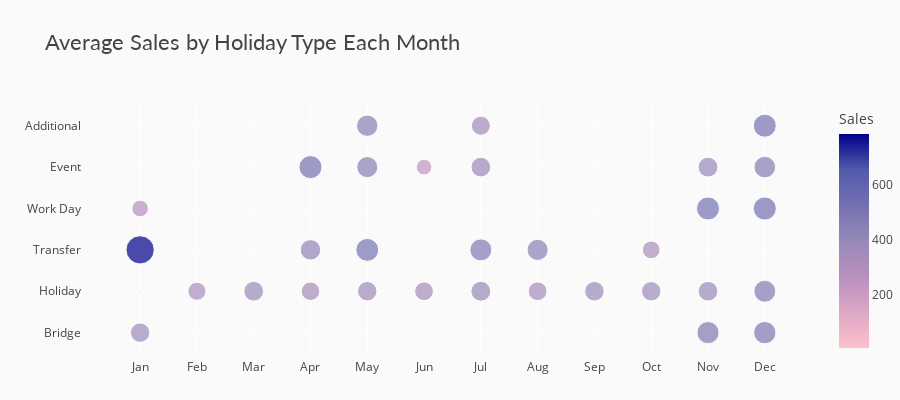

Notebook code cell kept with this figure:
### Markdown cell above
### Interpretation of Average Sales for Store Types by Month and Year

This confirms our earlier findings that:
1. Store Type A is consistently a leader in sales
2. Sales have gradually and consistently increased each year for all Store Types & Months
3. December is consistently the best month for sales

### Code cell
# Data preparation
# Group by 'month' and 'holiday_type', and calculate the mean of 'sales'
df_m_ht = df_train1.groupby(['month', 'holiday_type']).agg({"sales": "mean"}).reset_index()
df_m_ht['sales'] = round(df_m_ht['sales'], 2)

# Color palette
color_palette = ['#FFC0CB', '#DCA8C5', '#B990BE', '#9689B8', '#7471B1', '#525AAA', '#00008B']

# Chart
# Use Plotly Express to generate a scatter plot
fig = px.scatter(df_m_ht,
                 x='month',
                 y='holiday_type',
                 size='sales',
                 color='sales',
                 color_continuous_scale=color_palette,  # Custom colors
                 title="Average Sales by Holiday Type Each Month",
                 labels={'sales': 'Sales'})  # Update label for sales

# Styling
# Customize axis ticks, layout, and other visual elements
fig.update_yaxes(ticksuffix='  ')
fig.update_xaxes(tickmode='array',
                 tickvals=list(range(1, 13)),
                 ticktext=['Jan', 'Feb', 'Mar', 'Apr', 'May', 'Jun', 'Jul', 'Aug', 'Sep', 'Oct', 'Nov', 'Dec'])
fig.update_layout(height=400,
                  xaxis_title='',
                  yaxis_title='',
                  margin=dict(b=0),
                  plot_bgcolor='#fafafa',
                  paper_bgcolor='#fafafa',
                  title_font=dict(size=22, color='#444', family="Lato, sans-serif"),
                  font=dict(color='#444'),
                  hoverlabel=dict(bgcolor="#f2f2f2", font_size=13, font_family="Lato, sans-serif"))

# Show the chart
fig.show()

### Figure 1 — Plotly figure (JSON) as saved in the notebook; plotly's stock layout.template omitted (floating-point values rounded to 4 significant figures)
{"data": [{"hovertemplate": "month=%{x}<br>holiday_type=%{y}<br>Sales=%{marker.color}<extra></extra>", "legendgroup": "", "marker": {"color": [369.1, 5.88, 786.9, 271.3, 320.5, 383.9, 523.3, 336.4, 413.6, 447.1, 439.8, 370.4, 515.5, 240.7, 344.5, 356.0, 381.2, 388.7, 475.8, 345.4, 441.1, 375.2, 369.9, 310.1, 481.7, 388.0, 380.4, 521.8, 518.4, 489.4, 458.7, 471.6, 525], "coloraxis": "coloraxis", "size": [369.1, 5.88, 786.9, 271.3, 320.5, 383.9, 523.3, 336.4, 413.6, 447.1, 439.8, 370.4, 515.5, 240.7, 344.5, 356.0, 381.2, 388.7, 475.8, 345.4, 441.1, 375.2, 369.9, 310.1, 481.7, 388.0, 380.4, 521.8, 518.4, 489.4, 458.7, 471.6, 525], "sizemode": "area", "sizeref": 1.967, "symbol": "circle"}, "mode": "markers", "name": "", "orientation": "h", "showlegend": false, "type": "scatter", "x": [1, 1, 1, 1, 2, 3, 4, 4, 4, 5, 5, 5, 5, 6, 6, 7, 7, 7, 7, 8, 8, 9, 10, 10, 11, 11, 11, 11, 12, 12, 12, 12, 12], "xaxis": "x", "y": ["Bridge", "Holiday", "Transfer", "Work Day", "Holiday", "Holiday", "Event", "Holiday", "Transfer", "Additional", "Event", "Holiday", "Transfer", "Event", "Holiday", "Additional", "Event", "Holiday", "Transfer", "Holiday", "Transfer", "Holiday", "Holiday", "Transfer", "Bridge", "Event", "Holiday", "Work Day", "Additional", "Bridge", "Event", "Holiday", "Work Day"], "yaxis": "y"}], "layout": {"coloraxis": {"colorbar": {"title": {"text": "Sales"}}, "colorscale": [[0, "#FFC0CB"], [0.1667, "#DCA8C5"], [0.3333, "#B990BE"], [0.5, "#9689B8"], [0.6667, "#7471B1"], [0.8333, "#525AAA"], [1, "#00008B"]]}, "font": {"color": "#444"}, "height": 400, "hoverlabel": {"bgcolor": "#f2f2f2", "font": {"family": "Lato, sans-serif", "size": 13}}, "legend": {"itemsizing": "constant", "tracegroupgap": 0}, "margin": {"b": 0}, "paper_bgcolor": "#fafafa", "plot_bgcolor": "#fafafa", "title": {"font": {"color": "#444", "family": "Lato, sans-serif", "size": 22}, "text": "Average Sales by Holiday Type Each Month"}, "xaxis": {"anchor": "y", "domain": [0, 1], "tickmode": "array", "ticktext": ["Jan", "Feb", "Mar", "Apr", "May", "Jun", "Jul", "Aug", "Sep", "Oct", "Nov", "Dec"], "tickvals": [1, 2, 3, 4, 5, 6, 7, 8, 9, 10, 11, 12], "title": {"text": ""}}, "yaxis": {"anchor": "x", "domain": [0, 1], "ticksuffix": "  ", "title": {"text": ""}}}}
